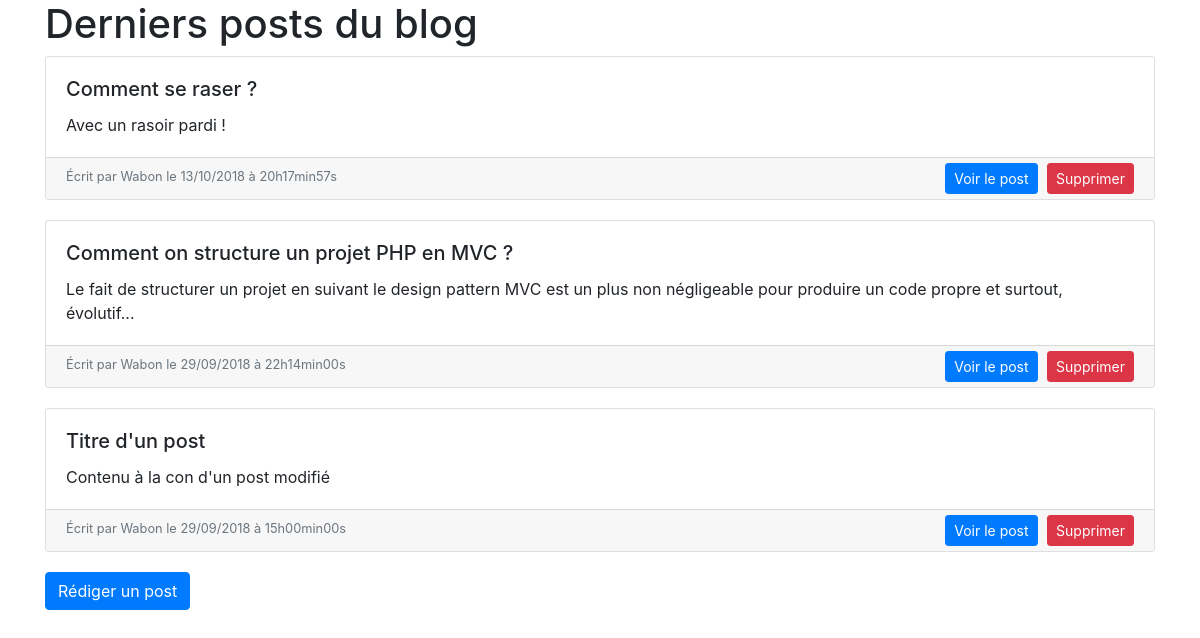
The page / on the database its author committed.
### tables this page shows
CREATE TABLE `posts` (
  `id` int(11) NOT NULL,
  `author` varchar(255) NOT NULL,
  `title` varchar(255) NOT NULL,
  `content` text NOT NULL,
  `creation_date` datetime NOT NULL
);

### controller/controller.php (called while the page is built, shortened)
<?php
require_once('model/PostManager.php');
function listPosts() {
    $postManager = new \Blog\Model\PostManager();
    $getPosts = $postManager->getPosts();
    require('view/listPosts.php');
}

### model/PostManager.php (called while the page is built, shortened)
<?php
class PostManager extends Manager {
    public function getPosts() {
        $db = $this->dbConnect();
        $sql = "SELECT id, author, title, content, DATE_FORMAT(creation_date, '%d/%m/%Y à %Hh%imin%ss') AS creation_date_fr FROM posts ORDER BY creation_date DESC LIMIT 0, 5";
        $statement = $db->query($sql);
        return $statement;
    }
}

### view/listPosts.php (the view, shortened to what this page needs)
<?php
    echo "<h1>Derniers posts du blog</h1>";
    while($post = $getPosts->fetch()) { ?>
        <div class="card">
            <div class="card-body">
                <h5 class="card-title"><?= htmlspecialchars($post->title) ?></h5>
                <p class="card-text"><?= htmlspecialchars($post->content) ?></p>
            </div>
            <div class="card-footer">
                <div class="row justify-content-between">
                    <div class="col-6">
                        <small class="text-muted">Écrit par <?= htmlspecialchars($post->author) ?> le <?= htmlspecialchars($post->creation_date_fr) ?></small>
                    </div>
                    <div class="col-6 text-right">
                        <a href="index.php?action=viewPost&id=<?= htmlspecialchars($post->id) ?>" class="btn btn-sm btn-primary">Voir le post</a>
                        <button type="button" class="btn btn-danger btn-sm" data-toggle="modal" data-target="#exampleModal">Supprimer</button>
                    </div>
                </div>
            </div>
        </div>
    <?php } ?>
        <a href="index.php?action=addPost"><button type="button" class="btn btn-primary">Rédiger un post</button></a>
    <?php
    require('template.php');
?>

### public/style.css (style rules this page uses)
.card { margin-bottom: 20px; }
.card .card-footer { padding: 5px 20px; }
.card .btn { margin-left: 5px; }

### rows shown on the page
posts: title "Comment se raser ?", content "Avec un rasoir pardi !", author "Wabon", creation_date_fr "13/10/2018 à 20h17min57s"
posts: title "Comment on structure un projet PHP en MVC ?", content "Le fait de structurer un projet en suivant le design pattern MVC est un plus non négligeable pour produire un code propre et surtout, évolutif...", author "Wabon", creation_date_fr "29/09/2018 à 22h14min00s"
posts: title "Titre d'un post", content "Contenu à la con d'un post modifié", author "Wabon", creation_date_fr "29/09/2018 à 15h00min00s"
